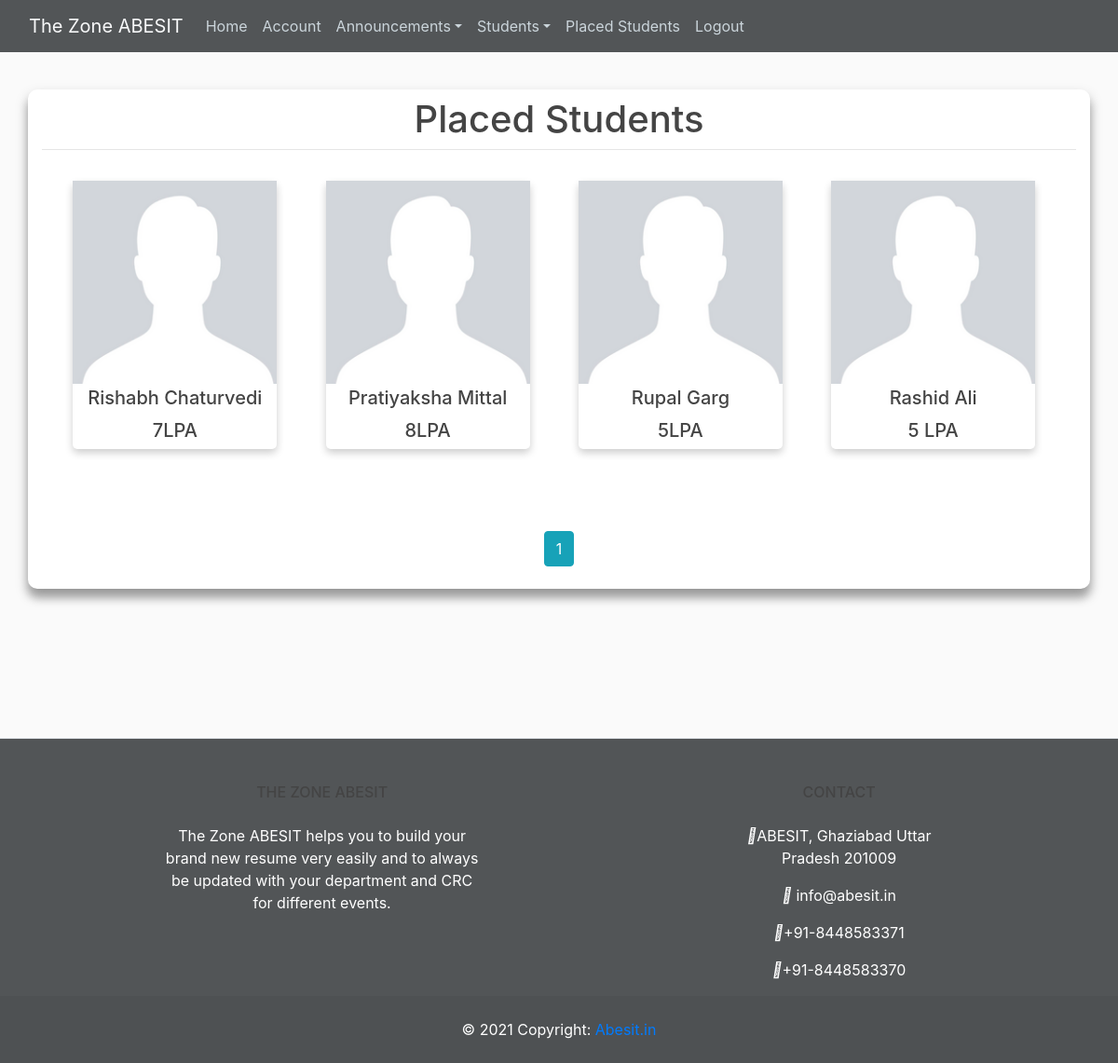
The app's page /placed_student_gallery (signed in) with its own data.
### zone/models.py (models this page shows, shortened)
class PlacedStudent(db.Model):
    id = db.Column(db.Integer, primary_key=True)
    name = db.Column(db.String(20), nullable=False)
    image_file = db.Column(db.String(20), nullable=False, default='profile_default.jpg')
    date_placed = db.Column(db.Date, nullable=False, default=date)
    package = db.Column(db.String(7), nullable=False)
    company_name = db.Column(db.String(30), nullable=False)
    noc = db.Column(db.String(20))
    student_id = db.Column(db.Integer, db.ForeignKey('student.user_id'), nullable=False)

### zone/routes.py (the view, shortened to what this page needs)
@app.route("/placed_student_gallery", methods=['GET', 'POST'])
@login_required
def placed_student_gallery():
    page = request.args.get('page', 1, type=int)
    form = PlacedStudentForm()
    placed_students = PlacedStudent.query.paginate(page=page, per_page=16)
    if session['user'] == 'student':
        student = Student.query.filter_by(user_id=current_user.user_id).first()
    else:
        student = None
    return render_template('gallery.html', placed_students=placed_students, form=form, student=student)

### zone/models.py (called while the page is built)
@login_manager.user_loader
def load_user(user_id):
    student = Student.query.get(user_id)
    department_faculty = Faculty.query.get(user_id)
    crc_faculty = CRC.query.get(user_id)
    if student:
        return student
    elif department_faculty:
        return department_faculty
    else:
        return crc_faculty

### zone/Templates/gallery.html (shortened to what this page needs)
{% extends "base.html" %}
{% block content %}
    <div class="container container-form" style="margin-bottom:10rem">
        <h1 style="text-align:center;margin:0.5rem">Placed Students</h1>
        <hr>
        {% if placed_students %}
        <div class="gallery-container">
            {% for student in placed_students.items %}
            <div class="gallery-card">
                <div data-toggle="modal" data-target="#{{ student.name }}">
                    <img src="{{ url_for('static', filename='profile_pics/' + student.image_file) }}" alt="Avatar" style="width:100%">
                    <div>
                        <H5 class="placement-name">{{student.name}}</H5>
                        <h5 class="placement-package">{{student.package}}</h5>
                    </div>
                </div>
            </div>
            {% endfor %}
        </div>
        {% else %}
        <div style="text-align:center;margin-top:10rem;margin-bottom:10rem">
            <h2>No Data Available</h2>
        </div>
        {% endif %}
        <div align="center">
            {% for page_num in placed_students.iter_pages(left_edge=1, right_edge=1, left_current=1, right_current=1) %}
                {% if page_num %}
                    {% if page_num == placed_students.page %}
                        <a class="btn btn-info mb-4" href="{{ url_for('placed_student_gallery', page=page_num) }}">{{ page_num }}</a>
                    {% else %}
                        <a class="btn btn-outline-info mb-4" href="{{ url_for('placed_student_gallery', page=page_num) }}">{{ page_num }}</a>
                    {% endif %}
                {% endif %}
            {% endfor %}
        </div>
    </div>
{% endblock content %}

### zone/static/home.css (style rules this page uses)
.gallery-container { display:grid; grid-template-columns: 20% 20% 20% 20%; grid-column-gap: 5%; grid-row-gap: 15px; margin: 3%; margin-bottom: 5%; }
.gallery-card { box-shadow: 0 4px 8px 0 rgba(0,0,0,0.2); transition: 0.3s; width: 100%; max-width: 15rem; border-radius: 5px; }
.placement-name { text-align:center; }
.placement-package { text-size:1.3rem; text-align:center; }
a { text-decoration: none; }

### zone/static/main.css (style rules this page uses)
body { background: #fafafa; color: #333333; margin-top: 6rem; }
h1, h2, h3, h4, h5, h6 { color: #444444; }
.container-form { background-color: #fff; box-sizing: border-box; border-radius: 10px; box-shadow: 0 7px 14px rgba(0,0,0,0.25), 0 10px 10px rgba(0,0,0,0.22); position: relative; overflow: hidden; }
.placement-name { text-align:center; padding:1.2%; }
.placement-package { text-size:1.3rem; text-align:center; }
.gallery-container { display:grid; grid-template-columns: 21% 21% 21% 21%; grid-column-gap: 5%; grid-row-gap: 50px; margin: 3%; margin-bottom: 8%; }
.gallery-card { box-shadow: 0 4px 8px 0 rgba(0,0,0,0.2); transition: 0.3s; width: 100%; border-radius: 5px; }
@media (min-width: 576px) { .container-sm, .container { max-width: 540px; } }
@media (min-width: 768px) { .container-md, .container-sm, .container { max-width: 720px; } }
@media (min-width: 992px) { .container-lg, .container-md, .container-sm, .container { max-width: 960px; } }
@media (min-width: 1200px) { .container-xl, .container-lg, .container-md, .container-sm, .container { max-width: 1140px; } }
hr { margin-top:0.5rem; margin-bottom:0.5rem; }
* { margin: 0; padding: 0; -webkit-box-sizing: border-box; -moz-box-sizing: border-box; box-sizing: border-box; }

### records on screen
PlacedStudent: image_file (placeholder picture), name "Rishabh Chaturvedi", package "7LPA"
PlacedStudent: image_file (placeholder picture), name "Pratiyaksha Mittal", package "8LPA"
PlacedStudent: image_file (placeholder picture), name "Rupal Garg", package "5LPA"
PlacedStudent: image_file (placeholder picture), name "Rashid Ali", package "5 LPA"

### other values on screen
{{ page_num }} "1"
